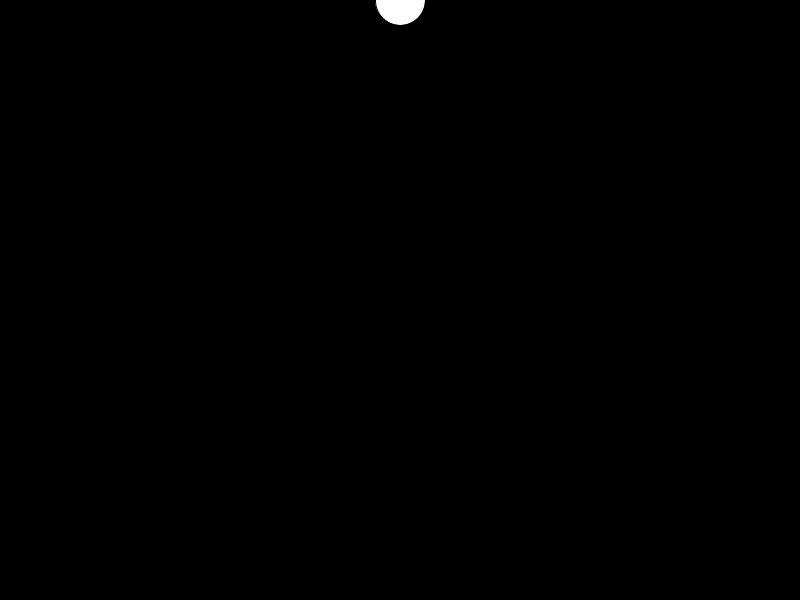
Frame 1 (no input)
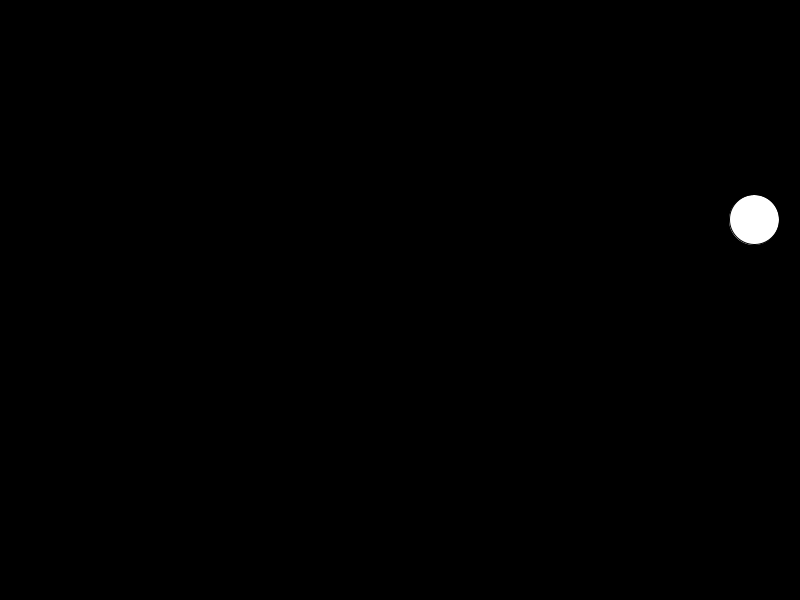
Frame 60 (the mouse pressed at the canvas centre just before this capture)
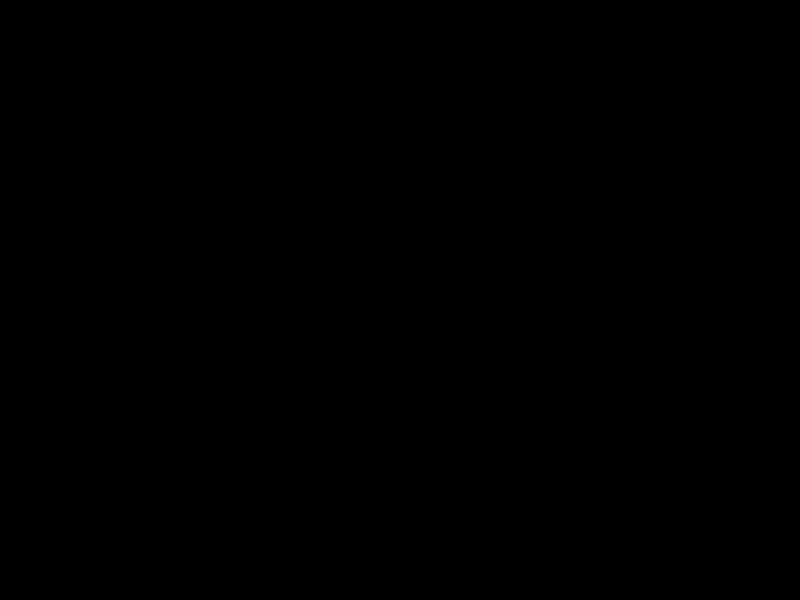
Frame 120 (the mouse held since frame 60 and released just before this capture)

The Processing sketch that drew these frames (run headless with seeded random() and noise(); from frame 60 on, the mouse is pressed at the canvas centre):

// Processing sketch: Gravity_Ball
// ── Gravity_Ball.pde
float locX, locY;
float sz;
float velX, velY;
float gravity;
float accX;


void setup () {
  size(800, 600);
  locX= width/2;
  locY=0;
  sz=50;
  gravity=1;
  velX=6;
  velY=0;
}

void draw () {
  background(0);
  ellipse(locX, locY, sz, sz); 

  velY+=gravity;
  velX+=accX;
  locX+=velX;
  locY+=velY;

  if (locY+sz/2>height) {
    velY*=-1; 
    locY=height-sz/2;
    velY*=.8;
  }

  if (locX-sz/2<0) {
    velX*=abs(velX)*.5;
  }

  if (locX+sz/2>width) {
    velX*=-abs(velX)*.5;
  }
}
